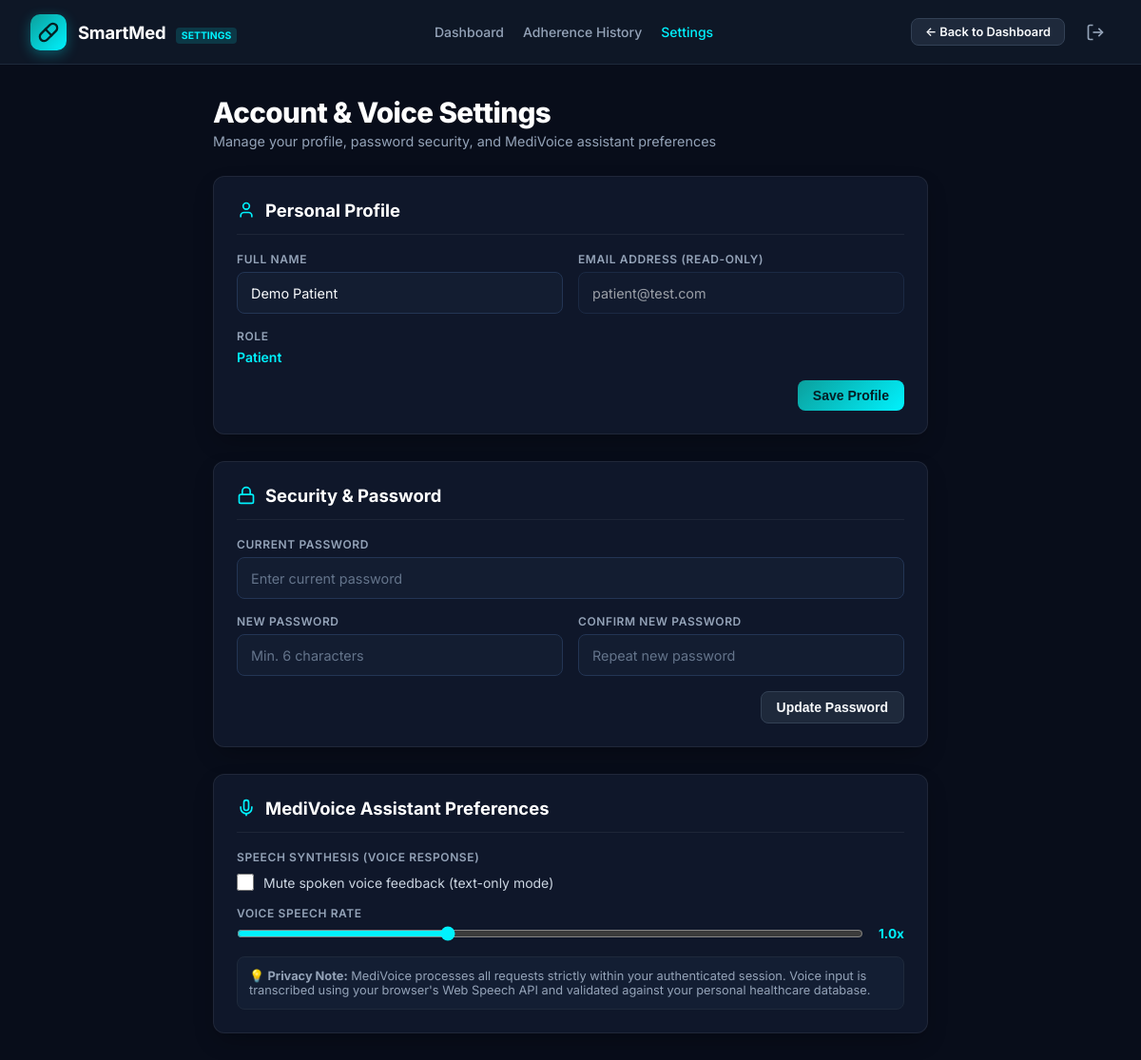
The app's page /settings (signed in) with its own data.
### tables this page shows
CREATE TABLE users (
            id INTEGER PRIMARY KEY AUTOINCREMENT,
            name TEXT NOT NULL,
            email TEXT UNIQUE NOT NULL,
            password TEXT NOT NULL,
            role TEXT NOT NULL
        );

### app.py (the view, shortened to what this page needs)
@app.route("/settings", methods=["GET", "POST"])
def settings():
    if "user_id" not in session:
        return redirect(url_for("login"))
    user_id = session["user_id"]
    conn = get_db()
    cursor = conn.cursor()
    cursor.execute("SELECT * FROM users WHERE id = ?", (user_id,))
    user = cursor.fetchone()
    conn.close()
    return render_template("settings.html", user=user, user_name=session.get("user_name"), role=session.get("role"))

### app.py (called while the page is built)
def get_db():
    conn = sqlite3.connect(DATABASE_PATH)
    conn.row_factory = sqlite3.Row
    return conn

### templates/settings.html (shortened to what this page needs)
<!DOCTYPE html>
<html lang="en">
<head>
  <link rel="stylesheet" href="{{ url_for('static', filename='css/style.css') }}">
</head>
<body class="app-layout">
  <header class="navbar">
    <a href="{{ url_for('index') }}" class="nav-brand">
      <div class="brand-icon-box">
        <svg width="22" height="22" viewBox="0 0 24 24" fill="none" stroke="currentColor" stroke-width="2.5" stroke-linecap="round" stroke-linejoin="round">
          <path d="m10.5 20.5 10-10a4.95 4.95 0 1 0-7-7l-10 10a4.95 4.95 0 1 0 7 7Z"/>
          <path d="m8.5 8.5 7 7"/>
        </svg>
      </div>
      <div>
        <span class="brand-name">SmartMed</span>
        <span class="brand-tag">Settings</span>
      </div>
    </a>
    <nav class="nav-links">
      <a href="{{ url_for('index') }}" class="nav-link">Dashboard</a>
      <a href="{{ url_for('history') }}" class="nav-link">Adherence History</a>
      <a href="{{ url_for('settings') }}" class="nav-link active">Settings</a>
    </nav>
    <div class="nav-actions">
      <a href="{{ url_for('index') }}" class="btn-secondary" style="padding:6px 14px; font-size:0.8rem;">
        ← Back to Dashboard
      </a>
      <a href="{{ url_for('logout') }}" class="btn-logout" title="Sign Out">
        <svg width="20" height="20" viewBox="0 0 24 24" fill="none" stroke="currentColor" stroke-width="2">
          <path d="M9 21H5a2 2 0 0 1-2-2V5a2 2 0 0 1 2-2h4"/><polyline points="16 17 21 12 16 7"/><line x1="21" y1="12" x2="9" y2="12"/>
        </svg>
      </a>
    </div>
  </header>
  <main class="main-content" style="max-width:800px;">
    <div class="dashboard-header">
      <div class="header-title-box">
        <h1>Account & Voice Settings</h1>
        <p>Manage your profile, password security, and MediVoice assistant preferences</p>
      </div>
    </div>
    <div class="section-card">
      <div class="section-header">
        <div class="section-title-box">
          <svg width="20" height="20" viewBox="0 0 24 24" fill="none" stroke="var(--cyan-accent)" stroke-width="2">
            <path d="M19 21v-2a4 4 0 0 0-4-4H9a4 4 0 0 0-4 4v2"/><circle cx="12" cy="7" r="4"/>
          </svg>
          <h2 class="section-title">Personal Profile</h2>
        </div>
      </div>
      <form action="{{ url_for('settings') }}" method="POST" class="auth-form">
        <div class="form-grid-2">
          <div class="form-group">
            <label class="form-label" for="name">Full Name</label>
            <div class="input-container">
              <input type="text" id="name" name="name" class="auth-input no-left-icon" value="{{ user.name }}" required>
            </div>
          </div>
          <div class="form-group">
            <label class="form-label" for="email">Email Address (Read-only)</label>
            <div class="input-container">
              <input type="email" id="email" class="auth-input no-left-icon" value="{{ user.email }}" disabled style="opacity:0.6; cursor:not-allowed;">
            </div>
          </div>
        </div>
        <div class="form-group">
          <label class="form-label">Role</label>
          <div style="font-size:0.875rem; color:var(--cyan-accent); font-weight:600; text-transform:capitalize;">
            {{ user.role }}
          </div>
        </div>
        <div style="display:flex; justify-content:flex-end;">
          <button type="submit" class="btn-cta" style="padding:8px 16px;">Save Profile</button>
        </div>
      </form>
    </div>
    <div class="section-card">
      <div class="section-header">
        <div class="section-title-box">
          <svg width="20" height="20" viewBox="0 0 24 24" fill="none" stroke="var(--cyan-accent)" stroke-width="2">
            <rect width="18" height="11" x="3" y="11" rx="2" ry="2"/><path d="M7 11V7a5 5 0 0 1 10 0v4"/>
          </svg>
          <h2 class="section-title">Security & Password</h2>
        </div>
      </div>
      <form action="{{ url_for('settings') }}" method="POST" class="auth-form">
        <div class="form-group">
          <label class="form-label" for="old_password">Current Password</label>
          <div class="input-container">
            <input type="password" id="old_password" name="old_password" class="auth-input no-left-icon" placeholder="Enter current password" required>
          </div>
        </div>
        <div class="form-grid-2">
          <div class="form-group">
            <label class="form-label" for="new_password">New Password</label>
            <div class="input-container">
              <input type="password" id="new_password" name="new_password" class="auth-input no-left-icon" placeholder="Min. 6 characters" required>
            </div>
          </div>
          <div class="form-group">
            <label class="form-label" for="confirm_password">Confirm New Password</label>
            <div class="input-container">
              <input type="password" id="confirm_password" name="confirm_password" class="auth-input no-left-icon" placeholder="Repeat new password" required>
            </div>
          </div>
        </div>
        <div style="display:flex; justify-content:flex-end;">
          <button type="submit" class="btn-secondary" style="padding:8px 16px;">Update Password</button>
        </div>
      </form>
    </div>
    <div class="section-card">
      <div class="section-header">
        <div class="section-title-box">
          <svg width="20" height="20" viewBox="0 0 24 24" fill="none" stroke="var(--cyan-accent)" stroke-width="2">
            <path d="M12 2a3 3 0 0 0-3 3v7a3 3 0 0 0 6 0V5a3 3 0 0 0-3-3Z"/><path d="M19 10v2a7 7 0 0 1-14 0v-2"/><line x1="12" y1="19" x2="12" y2="22"/>
          </svg>
          <h2 class="section-title">MediVoice Assistant Preferences</h2>
        </div>
      </div>
      <div class="auth-form">
        <div class="form-group">
          <label class="form-label">Speech Synthesis (Voice Response)</label>
          <div style="display:flex; align-items:center; gap:10px; margin-top:4px;">
            <input type="checkbox" id="voiceMuteToggle" style="accent-color:var(--cyan-accent); width:18px; height:18px;" onchange="toggleVoiceMute(this.checked)">
            <label for="voiceMuteToggle" style="font-size:0.875rem; color:#CBD5E1; cursor:pointer;">
              Mute spoken voice feedback (text-only mode)
            </label>
          </div>
        </div>
        <div class="form-group">
          <label class="form-label">Voice Speech Rate</label>
          <div style="display:flex; align-items:center; gap:16px;">
            <input type="range" id="voiceRateSlider" min="0.75" max="1.5" step="0.25" value="1.0"
                   style="accent-color:var(--cyan-accent); flex:1;" onchange="saveVoiceRate(this.value)">
            <span id="voiceRateDisplay" style="font-size:0.85rem; color:var(--cyan-accent); font-weight:700;">1.0x</span>
          </div>
        </div>
        <div style="background:#131E33; padding:12px; border-radius:8px; border:1px solid #1E293B;">
          <p style="font-size:0.8rem; color:var(--text-muted);">
            💡 <strong>Privacy Note:</strong> MediVoice processes all requests strictly within your authenticated session. Voice input is transcribed using your browser's Web Speech API and validated against your personal healthcare database.
          </p>
        </div>
      </div>
    </div>
  </main>
</body>
</html>

### records on screen
users: name "Demo Patient", email "patient@test.com", role "Patient"
